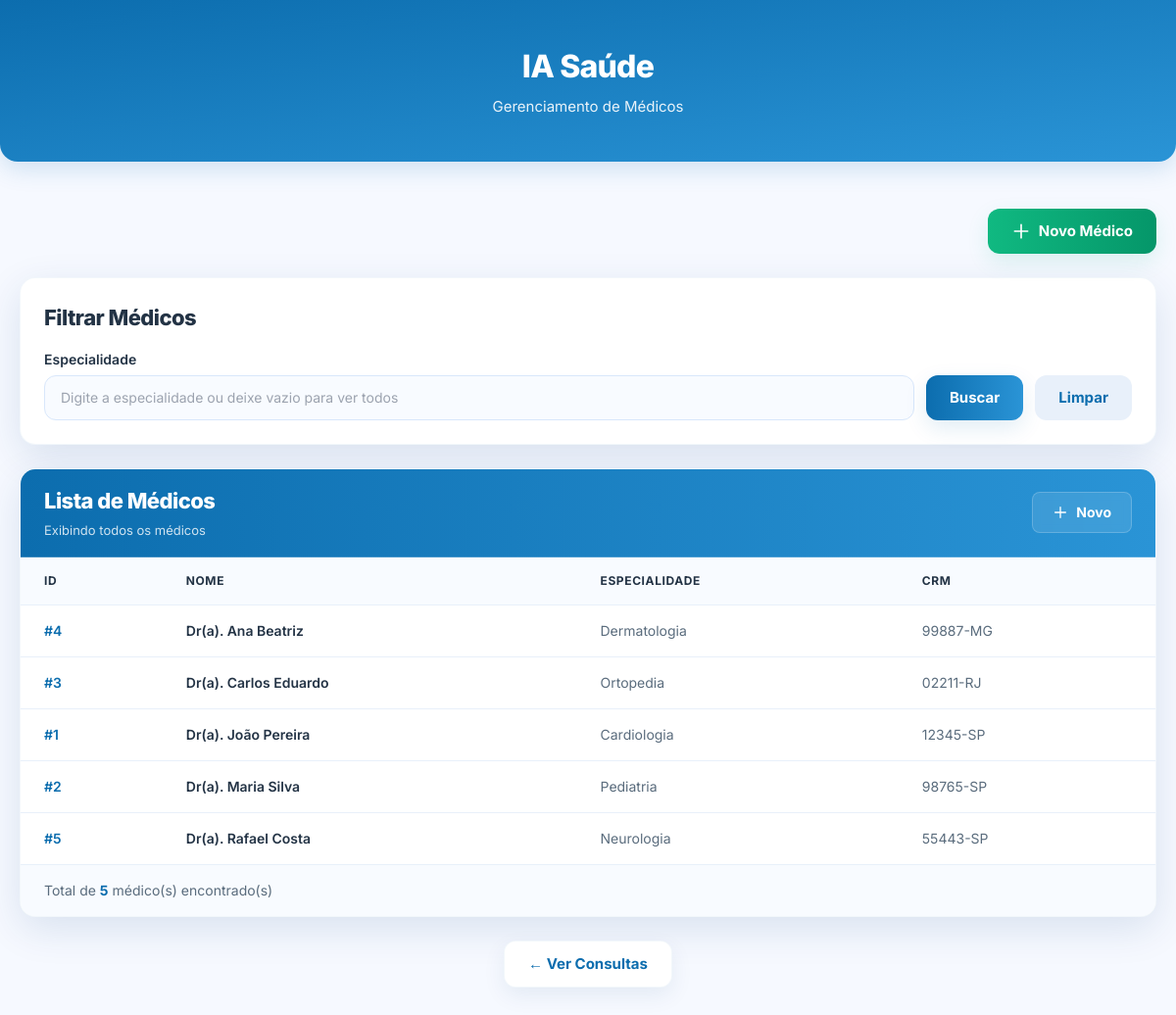
The app's page /listar_medicos with its own data.
### backend/models.py (models this page shows)
class Medico(Base):
    __tablename__ = 'medico'
    id = Column(Integer, primary_key=True, autoincrement=True)
    nome = Column(String, nullable=False)
    especialidade = Column(String, nullable=False)
    crm = Column(String, nullable=False)

### app.py (the view)
@app.route('/listar_medicos')
def listar_medicos():
    especialidade = request.args.get('especialidade', 'todos')
    try:
        sql = db_session.query(
            med.id.label('IDMedico'),
            med.nome.label('NomeMedico'),
            med.especialidade.label('Especialidade'),
            med.crm.label('CRM')
        )
        if especialidade != 'todos':
            sql = sql.filter(med.especialidade == especialidade)
        sql = sql.order_by(med.nome.asc())
        resultado = sql.all()
    except Exception:
        resultado = []
    return render_template('listar_medicos.html', especialidade=especialidade, resultado=resultado)

### app.py (called while the page is built)
@app.teardown_appcontext
def shutdown_session(exception=None):
    db_session.close()

### templates/listar_medicos.html (shortened to what this page needs)
<!DOCTYPE html>
<html lang="pt-br">
<head>
    <script src="https://cdn.tailwindcss.com"></script>
</head>
<body class="bg-[#f6f9ff] min-h-screen">
    <div class="w-full py-11 px-5 bg-gradient-to-br from-[#0c6dae] to-[#2a94d6] text-white text-center rounded-b-[18px] shadow-[0_8px_25px_rgba(12,106,174,0.16)]">
        <h1 class="text-[32px] font-extrabold tracking-tight mb-1.5">IA Saúde</h1>
        <p class="text-[15px] opacity-90">Gerenciamento de Médicos</p>
    </div>
    <div class="max-w-[1200px] mx-auto mt-12 px-5">
        <div class="mb-6 flex justify-end">
            <a
                href="{{ url_for('criacao_medico') }}"
                class="px-6 py-3 rounded-xl bg-gradient-to-r from-[#10b981] to-[#059669] text-white font-bold text-[15px] shadow-[0_8px_22px_rgba(16,185,129,0.12)] hover:translate-y-[-2px] hover:shadow-[0_12px_28px_rgba(16,185,129,0.16)] hover:brightness-105 transition-all duration-200 inline-flex items-center gap-2"
            >
                <svg class="w-5 h-5" fill="none" stroke="currentColor" viewBox="0 0 24 24">
                    <path stroke-linecap="round" stroke-linejoin="round" stroke-width="2" d="M12 4v16m8-8H4"></path>
                </svg>
                Novo Médico
            </a>
        </div>
        <div class="bg-white rounded-2xl shadow-[0_12px_40px_rgba(10,60,120,0.12)] p-6 mb-6 border border-[rgba(44,113,180,0.06)]">
            <h2 class="text-[22px] font-extrabold text-[#233345] mb-4 tracking-tight">Filtrar Médicos</h2>
            <form method="GET" action="{{ url_for('listar_medicos') }}" class="flex gap-3 items-end">
                <div class="flex-1">
                    <label for="especialidade" class="block text-sm font-semibold text-[#233345] mb-1.5">Especialidade</label>
                    <input
                        type="text"
                        id="especialidade"
                        name="especialidade"
                        placeholder="Digite a especialidade ou deixe vazio para ver todos"
                        value="{% if especialidade != 'todos' %}{{ especialidade }}{% endif %}"
                        class="w-full px-4 py-3 text-sm rounded-xl border border-[#d8e7fb] bg-[#f8fbff] focus:border-[#0c6dae] focus:shadow-[0_6px_18px_rgba(12,106,174,0.12)] focus:outline-none transition-all"
                    >
                </div>
                <button
                    type="submit"
                    class="px-6 py-3 rounded-xl bg-gradient-to-r from-[#0c6dae] to-[#2a94d6] text-white font-bold text-[15px] shadow-[0_8px_22px_rgba(12,106,174,0.12)] hover:translate-y-[-2px] hover:shadow-[0_12px_28px_rgba(12,106,174,0.16)] hover:brightness-105 transition-all duration-200"
                >
                    Buscar
                </button>
                <a
                    href="{{ url_for('listar_medicos') }}"
                    class="px-6 py-3 rounded-xl bg-[#e8f0fa] text-[#0c6dae] font-bold text-[15px] hover:bg-[#d8e7fb] transition-all duration-200"
                >
                    Limpar
                </a>
            </form>
        </div>
        <div class="bg-white rounded-2xl shadow-[0_12px_40px_rgba(10,60,120,0.12)] overflow-hidden border border-[rgba(44,113,180,0.06)]">
            <div class="px-6 py-4 bg-gradient-to-r from-[#0c6dae] to-[#2a94d6] border-b border-[rgba(255,255,255,0.2)] flex justify-between items-center">
                <div>
                    <h2 class="text-[22px] font-extrabold text-white tracking-tight">Lista de Médicos</h2>
                    <p class="text-[13px] text-white/80 mt-1">
                        {% if especialidade != 'todos' %}
                            Resultados para: <strong>{{ especialidade }}</strong>
                        {% else %}
                            Exibindo todos os médicos
                        {% endif %}
                    </p>
                </div>
                <a
                    href="{{ url_for('') }}"
                    class="px-5 py-2.5 rounded-lg bg-white/10 hover:bg-white/20 text-white font-bold text-sm backdrop-blur-sm transition-all duration-200 inline-flex items-center gap-2 border border-white/20"
                >
                    <svg class="w-4 h-4" fill="none" stroke="currentColor" viewBox="0 0 24 24">
                        <path stroke-linecap="round" stroke-linejoin="round" stroke-width="2" d="M12 4v16m8-8H4"></path>
                    </svg>
                    Novo
                </a>
            </div>
            {% if resultado %}
            <div class="overflow-x-auto">
                <table class="w-full">
                    <thead>
                        <tr class="bg-[#f8fbff] border-b border-[#e8f0fa]">
                            <th class="px-6 py-4 text-left text-xs font-bold text-[#233345] uppercase tracking-wider">ID</th>
                            <th class="px-6 py-4 text-left text-xs font-bold text-[#233345] uppercase tracking-wider">Nome</th>
                            <th class="px-6 py-4 text-left text-xs font-bold text-[#233345] uppercase tracking-wider">Especialidade</th>
                            <th class="px-6 py-4 text-left text-xs font-bold text-[#233345] uppercase tracking-wider">CRM</th>
                        </tr>
                    </thead>
                    <tbody class="divide-y divide-[#e8f0fa]">
                        {% for medico in resultado %}
                        <tr class="hover:bg-[#f8fbff] transition-colors duration-150">
                            <td class="px-6 py-4 text-sm font-semibold text-[#0c6dae]">
                                #{{ medico.IDMedico }}
                            </td>
                            <td class="px-6 py-4 text-sm font-semibold text-[#233345]">
                                Dr(a). {{ medico.NomeMedico }}
                            </td>
                            <td class="px-6 py-4 text-sm text-[#5a6c7d]">
                                {{ medico.Especialidade }}
                            </td>
                            <td class="px-6 py-4 text-sm text-[#5a6c7d]">
                                {{ medico.CRM }}
                            </td>
                        </tr>
                        {% endfor %}
                    </tbody>
                </table>
            </div>
            <div class="px-6 py-4 bg-[#f8fbff] border-t border-[#e8f0fa]">
                <p class="text-sm text-[#5a6c7d]">
                    Total de <strong class="text-[#0c6dae]">{{ resultado|length }}</strong> médico(s) encontrado(s)
                </p>
            </div>
            {% endif %}
        </div>
        <div class="mt-6 flex gap-3 justify-center">
            <a
                href="{{ url_for('listar_consultas') }}"
                class="inline-block px-6 py-3 rounded-xl bg-white text-[#0c6dae] font-bold text-[15px] shadow-[0_8px_22px_rgba(10,60,120,0.08)] hover:shadow-[0_12px_28px_rgba(10,60,120,0.12)] hover:translate-y-[-2px] border border-[rgba(44,113,180,0.06)] transition-all duration-200"
            >
                ← Ver Consultas
            </a>
        </div>
    </div>
    <div class="h-16"></div>
</body>
</html>

### templates/listar_medicos.html (style rules this page uses)
body { font-family: 'Inter', 'Segoe UI', sans-serif; }

### records on screen
Medico: IDMedico "4", NomeMedico "Ana Beatriz", Especialidade "Dermatologia", CRM "99887-MG"
Medico: IDMedico "3", NomeMedico "Carlos Eduardo", Especialidade "Ortopedia", CRM "02211-RJ"
Medico: IDMedico "1", NomeMedico "João Pereira", Especialidade "Cardiologia", CRM "12345-SP"
Medico: IDMedico "2", NomeMedico "Maria Silva", Especialidade "Pediatria", CRM "98765-SP"
Medico: IDMedico "5", NomeMedico "Rafael Costa", Especialidade "Neurologia", CRM "55443-SP"

### other values on screen
{{ resultado|length }} "5"
